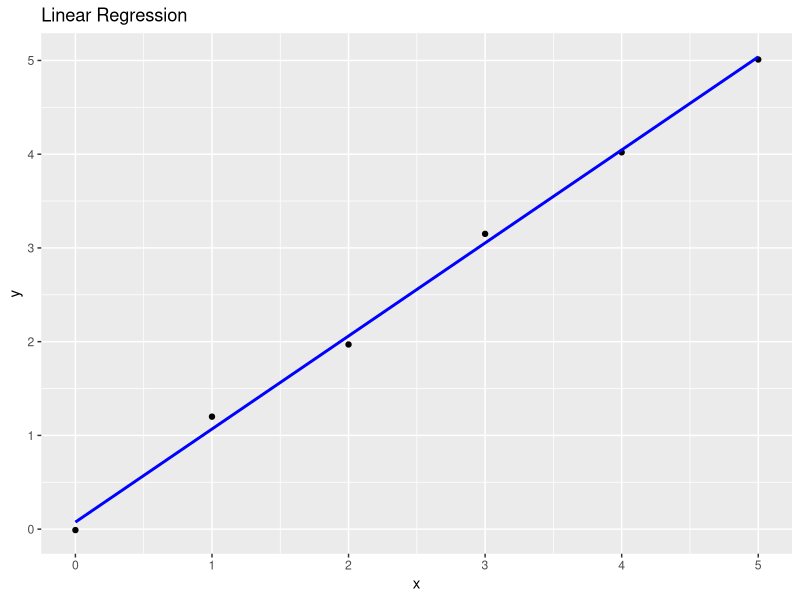
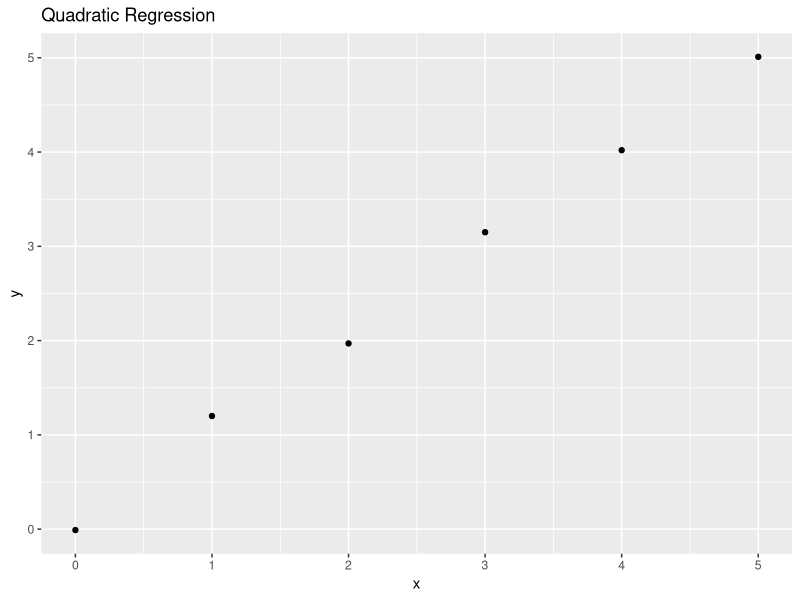
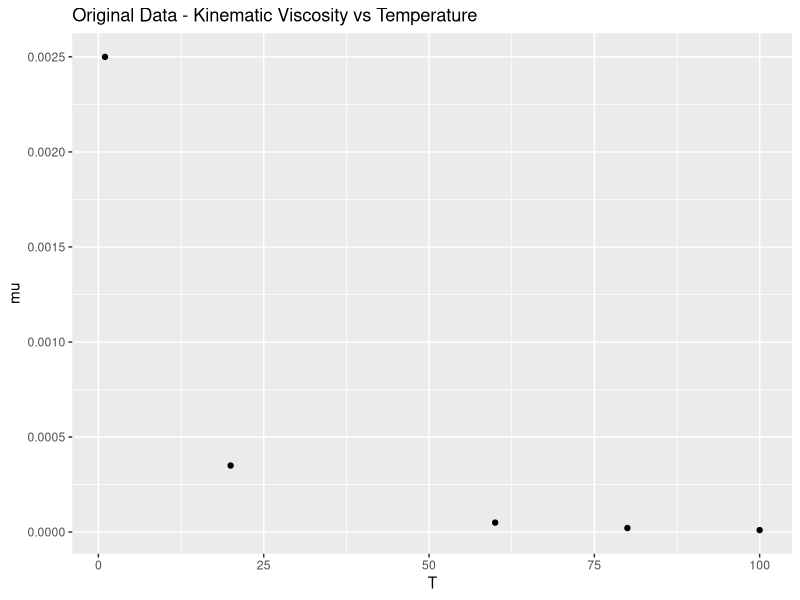
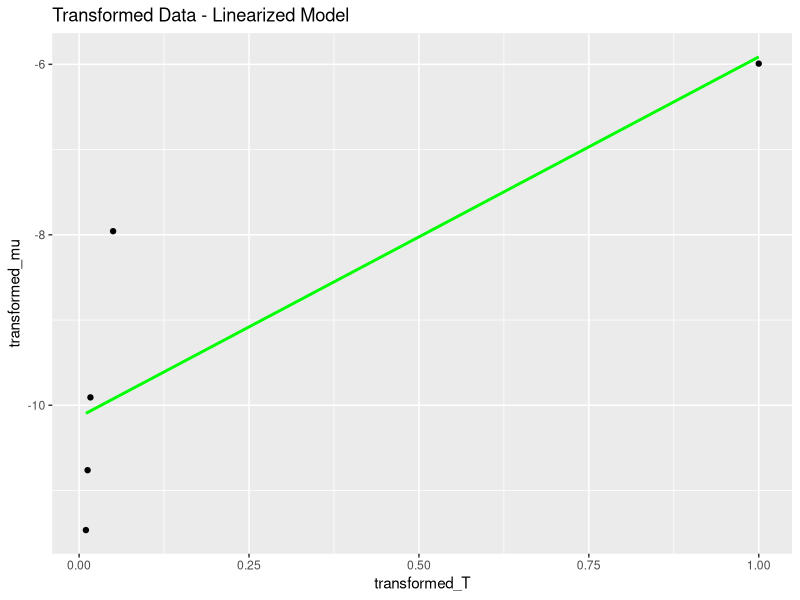

These charts were generated, in order, by the following R code:
# Load necessary library
library(ggplot2)

# Part 4(a)i - Linear Regression
x <- c(0, 1, 2, 3, 4, 5)
y <- c(-0.01, 1.2, 1.97, 3.15, 4.02, 5.01)

# Perform linear regression
linear_model <- lm(y ~ x)

# Compute and display confidence intervals and p-values for linear regression
cat("Linear Regression Coefficients (95% CI and p-values):\n")
print(summary(linear_model)$coefficients)
print(confint(linear_model, level = 0.95))

# Plot the data and the linear regression line
ggplot() + 
  geom_point(aes(x, y)) +
  geom_smooth(method = "lm", aes(x, y), se = FALSE, color = "blue") +
  ggtitle("Linear Regression")

# Part 4(a)ii - Quadratic Regression
quadratic_model <- lm(y ~ x + I(x^2))

# Compute and display confidence intervals and p-values for quadratic regression
cat("\nQuadratic Regression Coefficients (95% CI and p-values):\n")
print(summary(quadratic_model)$coefficients)
print(confint(quadratic_model, level = 0.95))

# Plot the data and the quadratic regression curve
ggplot() + 
  geom_point(aes(x, y)) +
  stat_smooth(method = "lm", formula = y ~ poly(x, 2), se = FALSE, color = "red") +
  ggtitle("Quadratic Regression")

# Part 4(b) - Exponential Model Transformation and Regression
T <- c(1, 20, 60, 80, 100)
mu <- c(2.5e-3, 3.5e-4, 4.98e-5, 2.12e-5, 1.05e-5)

# Transforming the data for linear regression
transformed_T <- 1 / T
transformed_mu <- log(mu)

# Perform linear regression on transformed data
exp_model <- lm(transformed_mu ~ transformed_T)

# Compute and display confidence intervals and p-values for exponential model
cat("\nExponential Model Regression Coefficients (95% CI and p-values):\n")
print(summary(exp_model)$coefficients)
print(confint(exp_model, level = 0.95))

# Plot the original data and transformed data
ggplot() + 
  geom_point(aes(T, mu)) +
  ggtitle("Original Data - Kinematic Viscosity vs Temperature")

ggplot() + 
  geom_point(aes(transformed_T, transformed_mu)) +
  geom_smooth(method = "lm", aes(transformed_T, transformed_mu), se = FALSE, color = "green") +
  ggtitle("Transformed Data - Linearized Model")
